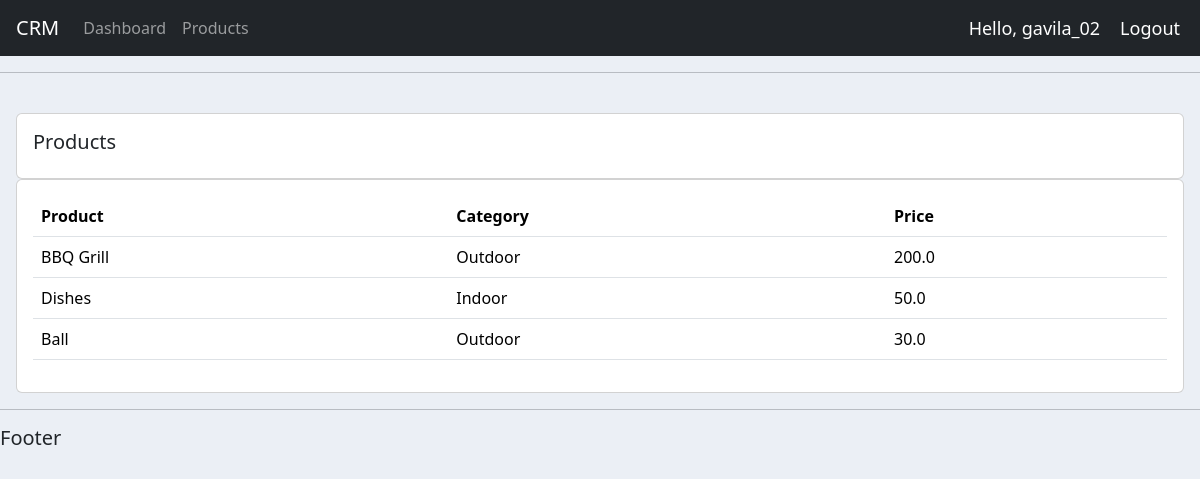
/products (signed in), run on the app's committed database.
### accounts/models.py (models this page shows, shortened)
class Product(models.Model):
    CATEGORY = (
            ('Indoor', 'Indoor'),
            ('Outdoor', 'Outdoor')
    )
    name = models.CharField(max_length=64, null=True)
    price = models.FloatField(null=True)
    category = models.CharField(max_length=64, null=True, choices=CATEGORY)
    description = models.CharField(max_length=64, null=True, blank=True)
    tags = models.ManyToManyField(Tag)
    date_created = models.DateTimeField(auto_now_add=True, null=True)

### accounts/decorators.py (the view)
        def wrapper_func(request, *args, **kwargs):
            group = None
            if request.user.groups.exists():
                group = request.user.groups.all()[0].name
            if group in allowed_roles:
                return view_func(request, *args, **kwargs)
            else:
                return HttpResponse("You are not authorized to view this page.")

### accounts/views.py (called while the page is built)
@login_required(login_url='accounts:login')
@allowed_users(allowed_roles=['admin'])
def products(request):
    products = Product.objects.all()
    return render(request, 'accounts/products.html', {
        'products' : products
    })

### accounts/templates/accounts/products.html
{% extends 'accounts/main.html' %}
{% block content %}
<br>
<div class="row">
    <div class="col-md">
        <div class="card card-body">
            <h5>Products</h5>
        </div>
        <div class="card card-body">
            <table class="table">
                <tr>
                    <th>Product</th>
                    <th>Category</th>
                    <th>Price</th>
                </tr>
                {% for i in products %}
                <tr>
                    <td>{{ i.name }}</td>
                    <td>{{ i.category }}</td>
                    <td>{{ i.price }}</td>
                </tr>
                {% endfor %}
            </table>
        </div>
    </div>
</div>
{% endblock %}

### accounts/templates/accounts/navbar.html (shortened to what this page needs)
<nav class="navbar navbar-expand-lg navbar-dark bg-dark">
    <a class="navbar-brand ms-3" href="#">CRM</a>
    <div class="collapse navbar-collapse" id="navbarNav">
        <ul class="navbar-nav">
            {% if request.user.is_staff %}
                <li class="nav-item active">
                <a class="nav-link" href="{% url 'accounts:home' %}">Dashboard</a>
                </li>
                <li class="nav-item">
                <a class="nav-link" href="{% url 'accounts:products' %}">Products</a>
                </li>
            {% else %}
                <li class="nav-item">
                    <a class="nav-link" href="{% url 'accounts:account' %}">Settings</a>
                </li>
            {% endif %}
        </ul>
    </div>
    <span class="hello-msg">Hello, {{ request.user }}</span>
    <span><a class="logout-btn" href="{% url 'accounts:logout' %}">Logout</a></span>
</nav>
<hr>

### accounts/static/css/styles.css (style rules this page uses)
body { background-color: #ebeff5; }

### accounts/templates/accounts/navbar.html (style rules this page uses)
.hello-msg, .logout-btn { font-size: 18px; color: white; margin-right: 20px; text-decoration: none; }

### data on the page
Product: name "BBQ Grill", category "Outdoor", price "200.0"
Product: name "Dishes", category "Indoor", price "50.0"
Product: name "Ball", category "Outdoor", price "30.0"

### other printed values
{{ request.user }} "gavila_02"
